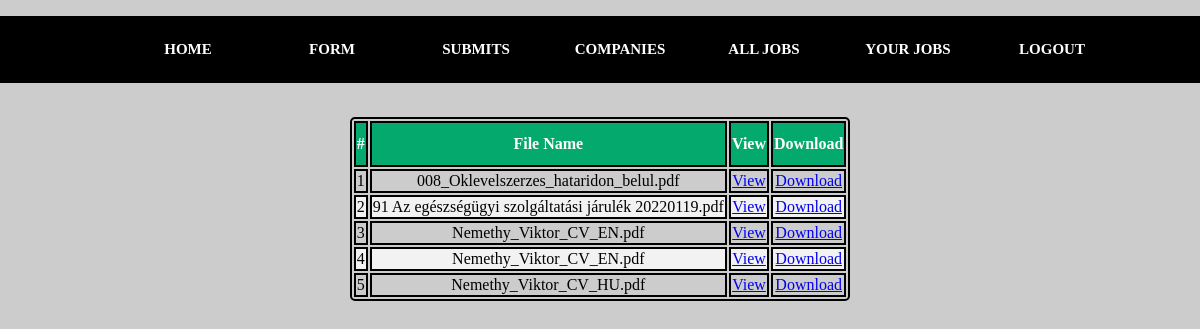
The page /view/submits.php (signed in) on the database its author committed.
### tables this page shows
CREATE TABLE `submits` (
  `id` int(5) NOT NULL,
  `username` varchar(50) NOT NULL,
  `filename` varchar(255) NOT NULL,
  `aimid` int(5) NOT NULL,
  `ownerid` int(5) NOT NULL
);

### controller/cvController.php (called while the page is built, shortened)
<?php
    include(dirname(__DIR__).'/service/cvService.php');
    include_once(dirname(__DIR__).'/config.php');
	class cvController {
 		function __construct() {
			$this->config = new Config();
			$this->cvService =  new cvService($this->config);
		}
        public function cvlistfunct(){
            return $this->cvService->cvlist();
        }
    }
?>

### config.php (called while the page is built)
<?php
class Config  {
	function __construct() {
		$this->host = "localhost";
		$this->user  = "root";
		$this->pass = "";
		$this->db = "formtest";
	}
}
?>

### service/cvService.php (called while the page is built, shortened)
<?php
	class CvService {
		function __construct($conn) {
			$this->host = $conn->host;
			$this->user = $conn->user;
			$this->pass =  $conn->pass;
			$this->db = $conn->db;
		}
		public function open_db() {
			$this->connection = new mysqli($this->host, $this->user, $this->pass, $this->db);
		}
        function cvlist(){
			$idee = htmlspecialchars($_SESSION["id"]);
			$sql = "select filename from submits where ownerid=$idee";
			$result = mysqli_query($this->connection, $sql);
			return $result;
		}
    }
?>

### view/submits.php (the view, shortened to what this page needs)
<?php
include(dirname(__DIR__).'\\controller\\cvController.php');
        $cvController = new cvController();
        $result = $cvController->cvlistfunct();
?>
<!DOCTYPE html>
<html>
<head>
    <link rel="stylesheet" href="../css/styles.css">
</head>
<body>
<?php
include_once 'nav.php';
?>
<br/>
<div class="container">
    <div class="row">
        <div class="col-xs-8 col-xs-offset-2">
            <table class="table table-striped table-hover">
                <thead>
                    <tr>
                        <th>#</th>
                        <th>File Name</th>
                        <th>View</th>
                        <th>Download</th>
                    </tr>
                </thead>
                <tbody>
                <?php
                $i = 1;
                while($row = mysqli_fetch_array($result)) { ?>
                <tr>
                    <td><?php echo $i++; ?></td>
                    <td><?php echo $row['filename']; ?></td>
                    <td><a href="../pdf/<?php echo $row['filename']; ?>" target="_blank">View</a></td>
                    <td><a href="../pdf/<?php echo $row['filename']; ?>" download>Download</td>
                </tr>
                <?php } ?>
                </tbody>
            </table>
        </div>
    </div>
</div>
</body>
</html>

### css/styles.css (style rules this page uses)
body { margin: 0; padding: 0; background: #ccc; }
table { border-radius: 5px; border-color: black; border: 2px solid black; }
table, th, td { border-color: black; border: 2px solid black; margin-left:auto; margin-right:auto; text-align: center; }
th { height: 40px; }
tr:nth-child(even) { background-color: #f2f2f2; }
th { background-color: #04AA6D; color: white; }
tr { text-align: center; margin-left:auto; margin-right:auto; }

### rows shown on the page
submits: filename "008_Oklevelszerzes_hataridon_belul.pdf"
submits: filename "91 Az egészségügyi szolgáltatási járulék 20220119.pdf"
submits: filename "Nemethy_Viktor_CV_EN.pdf"
submits: filename "Nemethy_Viktor_CV_EN.pdf"
submits: filename "Nemethy_Viktor_CV_HU.pdf"
